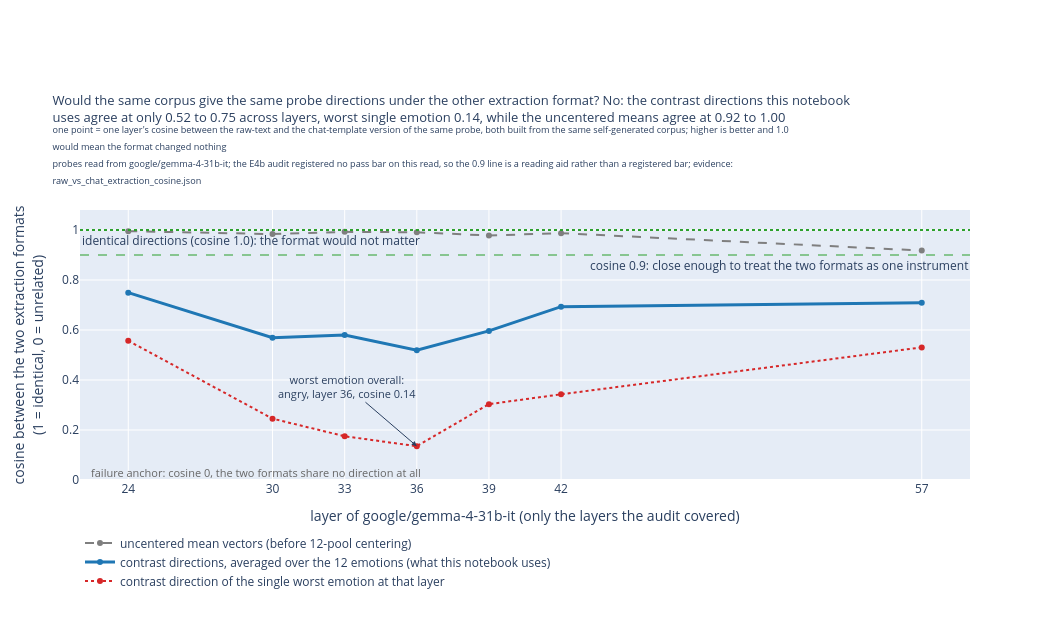

This figure's notebook cell:
### Markdown cell above
### The caveat that qualifies all of it

"The emotion direction" is not one object. It is qualified by three
conventions, and changing any of them changes the vector. The first is corpus
lineage, which is this whole notebook. The second is readout centering, settled
in experiment E9, whose centered cosine is what every read above uses. The
third is the extraction format: whether the stories are fed to the model as
plain text or wrapped in its chat template. Every number in this notebook comes
from raw-text extraction. The audit below (registry name: E4b) re-extracted the
same self-generated corpus through the chat template and compared.

### Code cell
# the caveat exhibit is load-call-show too: raw-text against chat-template
# extraction, layer by layer, from the E4b audit
from emotion_vectors.lineage_report import extraction_format_figure

fig_format, format_stats = extraction_format_figure(evidence)
fig_format.show()
print("\n".join(format_stats["lines"]))

### Figure 1 — Plotly figure (JSON) as saved in the notebook; plotly's stock layout.template omitted (floating-point values rounded to 4 significant figures)
{"data": [{"line": {"color": "#7f7f7f", "dash": "dash"}, "mode": "lines+markers", "name": "uncentered mean vectors (before 12-pool centering)", "type": "scatter", "x": [24, 30, 33, 36, 39, 42, 57], "y": [0.9954, 0.9836, 0.9927, 0.9908, 0.9782, 0.9873, 0.9179]}, {"line": {"color": "#1f77b4", "width": 3}, "mode": "lines+markers", "name": "contrast directions, averaged over the 12 emotions (what this notebook uses)", "type": "scatter", "x": [24, 30, 33, 36, 39, 42, 57], "y": [0.7494, 0.5692, 0.5801, 0.519, 0.5965, 0.6935, 0.7089]}, {"hovertemplate": "layer %{x}: cosine %{y:.2f} (%{text})<extra></extra>", "line": {"color": "#d62728", "dash": "dot"}, "mode": "lines+markers", "name": "contrast direction of the single worst emotion at that layer", "text": ["nervous", "angry", "angry", "angry", "angry", "angry", "angry"], "type": "scatter", "x": [24, 30, 33, 36, 39, 42, 57], "y": [0.557, 0.2454, 0.1751, 0.1352, 0.3034, 0.3428, 0.5305]}], "layout": {"annotations": [{"showarrow": false, "text": "identical directions (cosine 1.0): the format would not matter", "x": 0, "xanchor": "left", "xref": "x domain", "y": 1.0, "yanchor": "top", "yref": "y"}, {"showarrow": false, "text": "cosine 0.9: close enough to treat the two formats as one instrument", "x": 1, "xanchor": "right", "xref": "x domain", "y": 0.9, "yanchor": "top", "yref": "y"}, {"font": {"color": "#666666", "size": 11}, "showarrow": false, "text": "failure anchor: cosine 0, the two formats share no direction at all", "x": 0.01, "xanchor": "left", "xref": "paper", "y": 0.03, "yref": "y"}, {"arrowhead": 2, "ax": -70, "ay": -60, "font": {"size": 11}, "showarrow": true, "text": "worst emotion overall:<br>angry, layer 36, cosine 0.14", "x": 36, "y": 0.1352}], "height": 620, "legend": {"orientation": "h", "y": -0.18, "yanchor": "top"}, "margin": {"b": 140, "t": 210}, "shapes": [{"line": {"color": "#2ca02c", "dash": "dot"}, "type": "line", "x0": 0, "x1": 1, "xref": "x domain", "y0": 1.0, "y1": 1.0, "yref": "y"}, {"line": {"color": "#2ca02c", "dash": "dash"}, "opacity": 0.5, "type": "line", "x0": 0, "x1": 1, "xref": "x domain", "y0": 0.9, "y1": 0.9, "yref": "y"}], "title": {"font": {"size": 13}, "text": "Would the same corpus give the same probe directions under the other extraction format? No: the contrast directions this notebook<br>uses agree at only 0.52 to 0.75 across layers, worst single emotion 0.14, while the uncentered means agree at 0.92 to 1.00<br><sup>one point = one layer's cosine between the raw-text and the chat-template version of the same probe, both built from the same self-generated corpus; higher is better and 1.0</sup><br><sup>would mean the format changed nothing</sup><br><sup>probes read from google/gemma-4-31b-it; the E4b audit registered no pass bar on this read, so the 0.9 line is a reading aid rather than a registered bar; evidence:</sup><br><sup>raw_vs_chat_extraction_cosine.json</sup>"}, "width": 1050, "xaxis": {"tickmode": "array", "tickvals": [24, 30, 33, 36, 39, 42, 57], "title": {"text": "layer of google/gemma-4-31b-it (only the layers the audit covered)"}}, "yaxis": {"range": [0, 1.08], "title": {"text": "cosine between the two extraction formats<br>(1 = identical, 0 = unrelated)"}}}}
